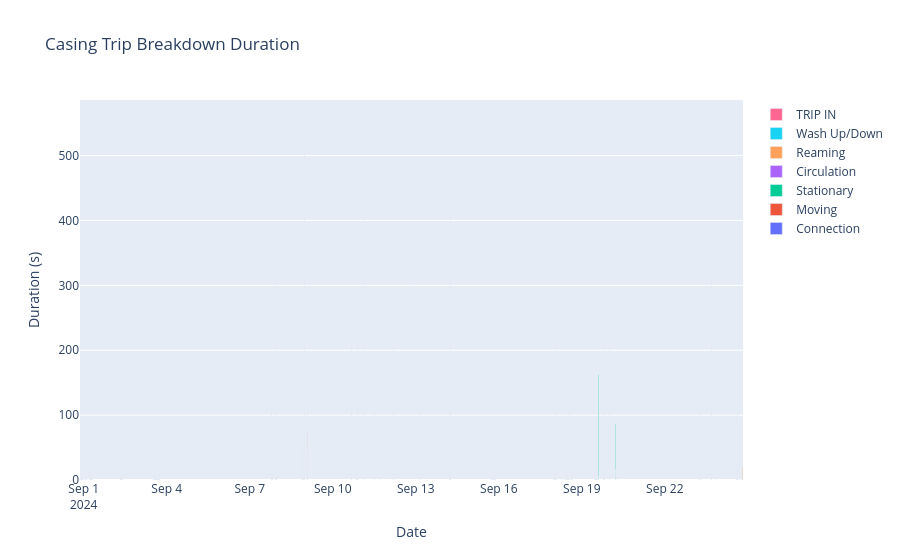

Here is the notebook cell this chart was saved with:
### Code cell
import plotly.graph_objects as go
import datetime

# StartDateTime = pd.to_datetime(FinalCasingTrip_df['StartDateTime'].dt.strftime('%Y-%m-%d %H'), format='%Y-%m-%d %H')
# Create the bar plot
fig = go.Figure()

for LABEL_SubActivity in FinalCasingTripBreakdown_df['LABEL_SubActivity'].unique():
    FinalCasingTripBreakdown_df_temp = FinalCasingTripBreakdown_df[FinalCasingTripBreakdown_df['LABEL_SubActivity'] == LABEL_SubActivity]
    fig.add_trace(go.Bar(name=LABEL_SubActivity, x=FinalCasingTripBreakdown_df_temp['StartDateTime'].dt.strftime('%Y-%m-%d %H:%M'), y=FinalCasingTripBreakdown_df_temp['Duration'])
)

# df['HourFormatted'] = df['StartDateTime'].dt.strftime('"%Y-%m-%d %H:%M"')


# Update layout for better visuals
fig.update_layout(
    title='Casing Trip Breakdown Duration',
    xaxis_title='Date',
    yaxis_title='Duration (s)',
     bargap=0,
     barmode='stack'
    # template='plotly_white'
)

# Show the plot
fig.show()

### Figure 1 — Plotly figure (JSON) as saved in the notebook; plotly's stock layout.template omitted (floating-point values rounded to 4 significant figures; data arrays with more than 128 entries replaced by an {"elided": "..."} marker saying what was removed)
{"data": [{"name": "Connection", "type": "bar", "x": {"elided": "246 str values"}, "y": {"elided": "246 float values"}}, {"name": "Moving", "type": "bar", "x": {"elided": "139 str values"}, "y": {"elided": "139 float values"}}, {"name": "Stationary", "type": "bar", "x": {"elided": "246 str values"}, "y": {"elided": "246 float values"}}, {"name": "Circulation", "type": "bar", "x": ["2024-09-01 00:10", "2024-09-03 17:16", "2024-09-03 17:50", "2024-09-07 19:18", "2024-09-07 22:51", "2024-09-08 23:04", "2024-09-09 02:21", "2024-09-11 16:48", "2024-09-12 04:50", "2024-09-13 04:13", "2024-09-15 17:19", "2024-09-15 18:43", "2024-09-15 19:44", "2024-09-15 20:14", "2024-09-15 20:39", "2024-09-18 00:01", "2024-09-18 01:42", "2024-09-18 11:25", "2024-09-18 12:15", "2024-09-18 13:08", "2024-09-18 15:13", "2024-09-18 15:53", "2024-09-19 11:23", "2024-09-19 12:09", "2024-09-19 12:34", "2024-09-19 14:28", "2024-09-19 19:30", "2024-09-20 05:19", "2024-09-23 05:36", "2024-09-23 07:05", "2024-09-23 16:24", "2024-09-24 16:50", "2024-09-24 18:27", "2024-09-24 18:58"], "y": [19.9, 2.17, 34.83, 3.42, 5.5, 1.09, 45.74, 2.42, 5, 43.32, 3.07, 1.09, 1.92, 2.67, 1.34, 0.42, 11.49, 2.84, 3.25, 15.49, 3.07, 12, 7.99, 5.1, 83, 0.75, 1.58, 17.08, 29.42, 8.75, 87.99, 85.41, 1.5, 23.92]}, {"name": "Reaming", "type": "bar", "x": ["2024-09-01 00:14", "2024-09-07 19:20", "2024-09-07 22:56", "2024-09-09 02:25", "2024-09-11 16:50", "2024-09-12 04:55", "2024-09-18 16:13", "2024-09-19 11:26", "2024-09-19 12:10", "2024-09-20 07:07", "2024-09-23 07:15", "2024-09-24 18:15", "2024-09-24 18:27", "2024-09-24 19:21"], "y": [47.17, 17.17, 7.41, 155.3, 0.17, 4.17, 2.08, 22.5, 8.41, 3.92, 1.34, 5.99, 23.63, 20.48]}, {"name": "Wash Up/Down", "type": "bar", "x": ["2024-09-01 01:18", "2024-09-03 17:17", "2024-09-07 20:04", "2024-09-07 22:51", "2024-09-08 23:05", "2024-09-13 04:27", "2024-09-15 17:22", "2024-09-15 18:43", "2024-09-15 19:45", "2024-09-15 20:15", "2024-09-15 20:39", "2024-09-17 23:55", "2024-09-18 01:38", "2024-09-18 11:27", "2024-09-18 13:09", "2024-09-18 15:15", "2024-09-18 15:53", "2024-09-19 11:23", "2024-09-19 12:09", "2024-09-19 13:57", "2024-09-19 14:22", "2024-09-20 05:18", "2024-09-23 19:37", "2024-09-24 18:21", "2024-09-24 18:51", "2024-09-24 19:42"], "y": [0.08, 3.33, 11.17, 0.17, 3.92, 0.17, 4.09, 5.51, 2.92, 3.41, 2.83, 5.92, 8.66, 2.75, 9.01, 3.42, 0.66, 1.91, 0.99, 2.25, 5.83, 0.83, 6.42, 0.25, 0.34, 0.08]}, {"name": "TRIP IN", "type": "bar", "x": ["2024-09-08 21:10"], "y": [56.42]}], "layout": {"bargap": 0, "barmode": "stack", "title": {"text": "Casing Trip Breakdown Duration"}, "xaxis": {"title": {"text": "Date"}}, "yaxis": {"title": {"text": "Duration (s)"}}}}
